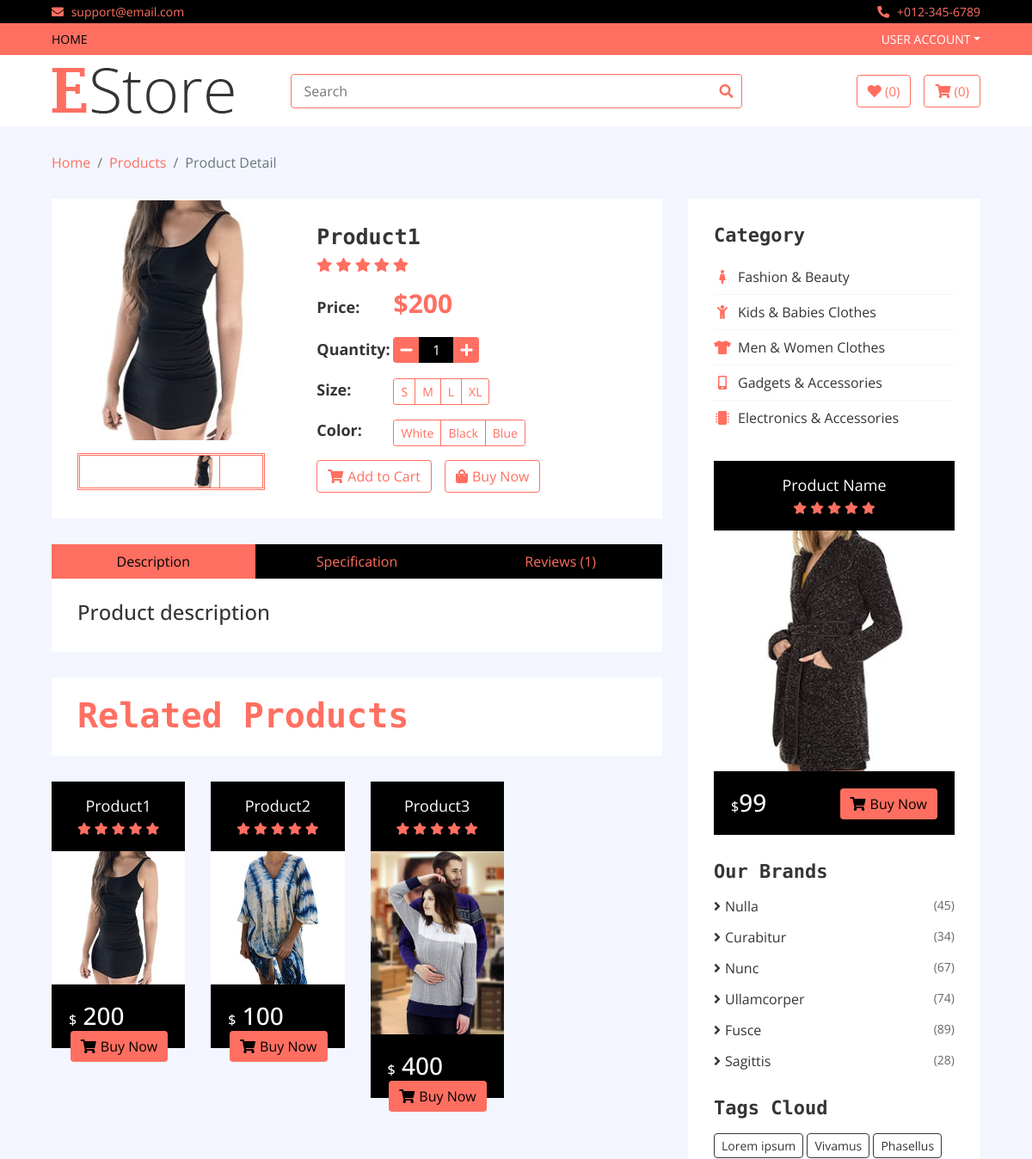
The page /product_details/Product1 (upper part) on the database as committed earlier.
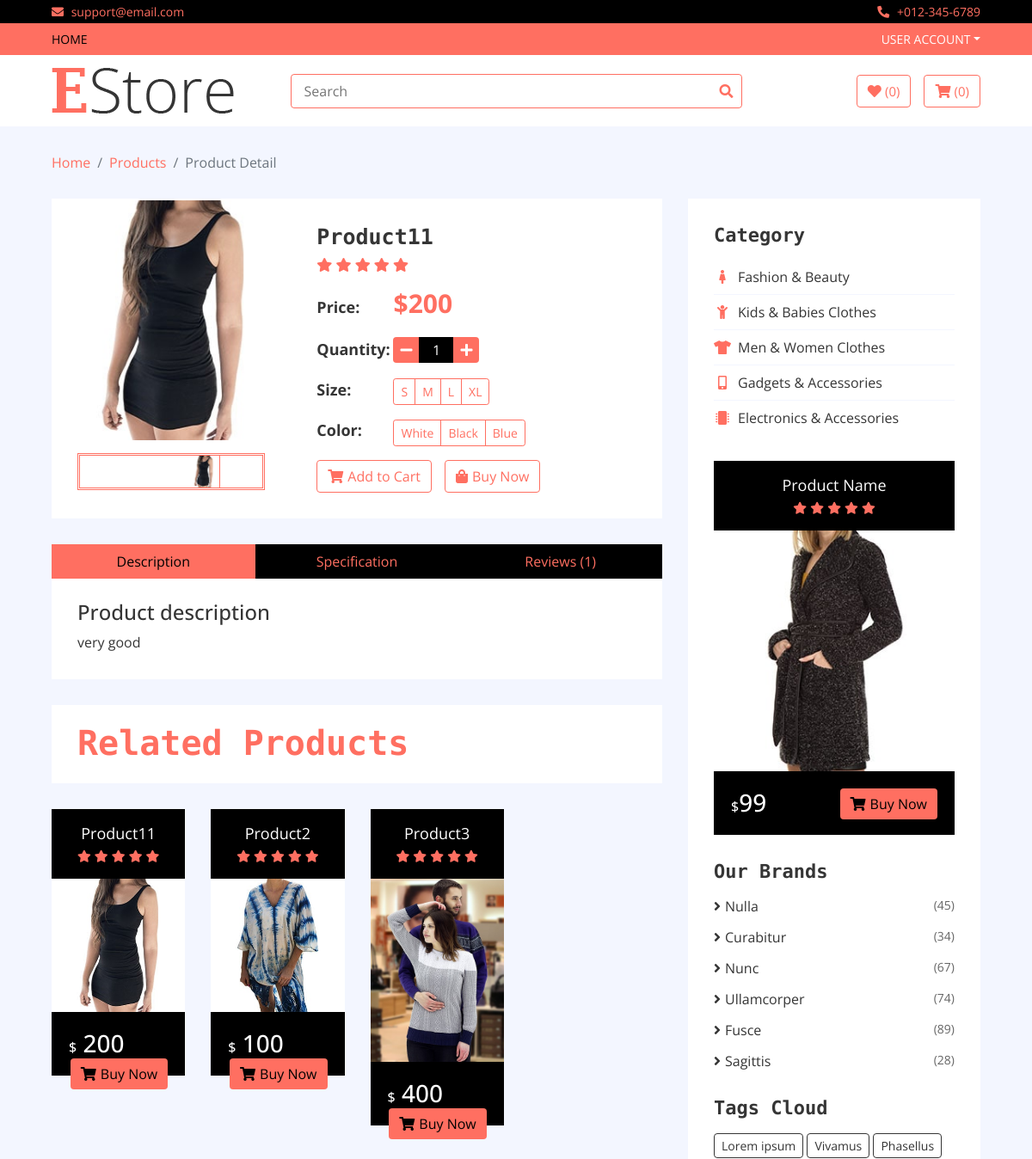
The same page on the database as committed later.
### home/models.py (models this page shows, shortened)
class Product(models.Model):
    name = models.CharField(max_length=300)
    slug = models.CharField(max_length=500,unique=True)
    image = models.ImageField(upload_to='media')
    price = models.IntegerField()
    discounted_price = models.IntegerField(default=0)
    description = models.TextField(blank=True)
    specification = models.TextField(blank = True)
    category =models.ForeignKey(Category,on_delete=models.CASCADE)
    subcategory = models.ForeignKey(SubCategory, on_delete=models.CASCADE)
    brand = models.ForeignKey(Brand, on_delete=models.CASCADE)
    labels = models.CharField(choices=LABELS,max_length=50)
    stock = models.CharField(choices=STOCK,max_length=50)

### home/views.py (the view)
# urls.py: path('product_details/<slug>', ProductDetailView.as_view(), name='product_details'),
class ProductDetailView(BaseView):
    def get(self,request,slug):
        self.views
        self.views['productdetails'] = Product.objects.filter(slug = slug)
        subcat_ids =Product.objects.get(slug = slug).subcategory_id
        self.views['related_products'] = Product.objects.filter(subcategory_id=subcat_ids)
        self.views['product_reviews'] = ProductReview.objects.filter(slug = slug)
        return render(request, 'product-detail.html', self.views)

### templates/product-detail.html (shortened to what the changed rows need)
{% extends 'base.html' %}
{% load static %}
{% block content %}
        <div class="product-detail">
            <div class="container-fluid">
                <div class="row">
                    {% for detail in productdetails %}
                    <div class="col-lg-8">
                        <div class="product-detail-top">
                            <div class="row align-items-center">
                                <div class="col-md-5">
                                    <div class="product-slider-single normal-slider">
                                        <img src="{{detail.image.url}}" alt="Product Image">
                                    </div>
                                    <div class="product-slider-single-nav normal-slider">
                                        <div class="slider-nav-img"><img src="{{detail.image.url}}" alt="Product Image"></div>
                                    </div>
                                </div>
                                <div class="col-md-7">
                                    <div class="product-content">
                                        <div class="title"><h2>{{detail.name}}</h2></div>
                                        <div class="ratting">
                                            <i class="fa fa-star"></i>
                                            <i class="fa fa-star"></i>
                                            <i class="fa fa-star"></i>
                                            <i class="fa fa-star"></i>
                                            <i class="fa fa-star"></i>
                                        </div>
                                        <div class="price">
                                            <h4>Price:</h4>
                                            {% if detail.discounted_price > 0 %}
                                            <p>${{detail.discounted_price}} <span>${{ detail.price }}</span></p>
                                            {% else %}
                                            <p>${{ detail.price }} </p>
                                            {% endif %}
                                        </div>
                                        <div class="quantity">
                                            <h4>Quantity:</h4>
                                            <div class="qty">
                                                <button class="btn-minus"><i class="fa fa-minus"></i></button>
                                                <input type="text" value="1">
                                                <button class="btn-plus"><i class="fa fa-plus"></i></button>
                                            </div>
                                        </div>
                                        <div class="p-size">
                                            <h4>Size:</h4>
                                            <div class="btn-group btn-group-sm">
                                                <button type="button" class="btn">S</button>
                                                <button type="button" class="btn">M</button>
                                                <button type="button" class="btn">L</button>
                                                <button type="button" class="btn">XL</button>
                                            </div>
                                        </div>
                                        <div class="p-color">
                                            <h4>Color:</h4>
                                            <div class="btn-group btn-group-sm">
                                                <button type="button" class="btn">White</button>
                                                <button type="button" class="btn">Black</button>
                                                <button type="button" class="btn">Blue</button>
                                            </div>
                                        </div>
                                        <div class="action">
                                            <a class="btn" href="#"><i class="fa fa-shopping-cart"></i>Add to Cart</a>
                                            <a class="btn" href="#"><i class="fa fa-shopping-bag"></i>Buy Now</a>
                                        </div>
                                    </div>
                                </div>
                            </div>
                        </div>
                        <div class="row product-detail-bottom">
                            <div class="col-lg-12">
                                <ul class="nav nav-pills nav-justified">
                                    <li class="nav-item">
                                        <a class="nav-link active" data-toggle="pill" href="#description">Description</a>
                                    </li>
                                    <li class="nav-item">
                                        <a class="nav-link" data-toggle="pill" href="#specification">Specification</a>
                                    </li>
                                    <li class="nav-item">
                                        <a class="nav-link" data-toggle="pill" href="#reviews">Reviews (1)</a>
                                    </li>
                                </ul>
                                <div class="tab-content">
                                    <div id="description" class="container tab-pane active">
                                        <h4>Product description</h4>
                                        <p>
                                            {{ detail.description }}
                                        </p>
                                    </div>
                                </div>
                            </div>
                        </div>
                        <div class="product">
                            <div class="section-header">
                                <h1>Related Products</h1>
                            </div>
                            <div class="row align-items-center product-slider product-slider-3">
                                {% for related in related_products %}
                                <div class="col-lg-3">
                        <div class="product-item">
                            <div class="product-title">
                                <a href="/product_details/{{related.slug}}">{{related.name}}</a>
                                <div class="ratting">
                                    <i class="fa fa-star"></i>
                                    <i class="fa fa-star"></i>
                                    <i class="fa fa-star"></i>
                                    <i class="fa fa-star"></i>
                                    <i class="fa fa-star"></i>
                                </div>
                            </div>
                            <div class="product-image">
                                <a href="product-detail.html">
                                    <img src="{{related.image.url}}" alt="Product Image">
                                </a>
                            </div>
                            <div class="product-price">
                                <h3><span>$</span>{% if related.discounted_price > 0 %}
                                {{related.discounted_price}}
                                {% else %}
                                {{related.price}}
                                {% endif %}</h3>
                                <a class="btn" href=""><i class="fa fa-shopping-cart"></i>Buy Now</a>
                            </div>
                        </div>
                    </div>
                                {% endfor %}
                            </div>
                        </div>
                    </div>
                    {% endfor %}
                    <div class="col-lg-4 sidebar">
                        <div class="sidebar-widget category">
                            <h2 class="title">Category</h2>
                        </div>
                        <div class="sidebar-widget brands">
                            <h2 class="title">Our Brands</h2>
                        </div>
                        <div class="sidebar-widget tag">
                            <h2 class="title">Tags Cloud</h2>
                        </div>
                    </div>
                </div>
            </div>
        </div>
{% endblock %}

Rows that differ between the two databases and show on the page:
changed Product: name "Product1" → "Product11"; description (not shown) → "very good"
